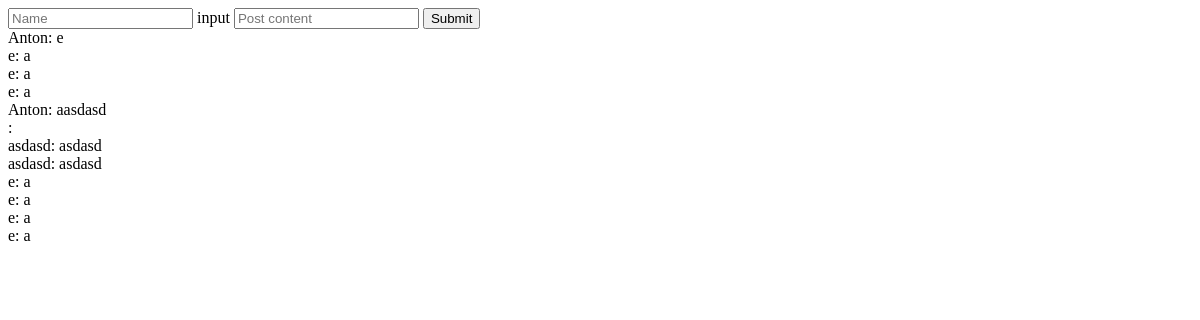
Before: / with the older database file.
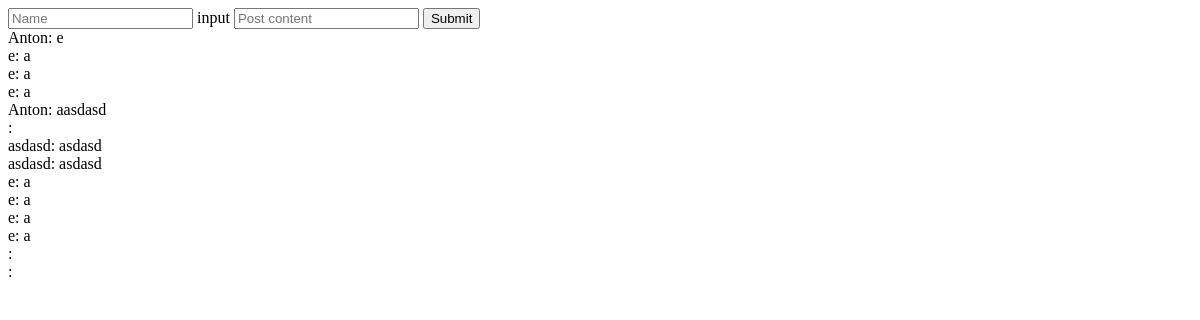
After: the same page with the newer database file.
### tables this page shows
CREATE TABLE posts (
		id integer primary key autoincrement,
		name text not null,
		content text not null
);

### app.py (the view)
@app.route('/', methods=['GET', 'POST'])
def index():
    if request.method == 'GET':
        pass
    if request.method == 'POST':
        name = request.form.get('name')
        post = request.form.get('post')
        create_post(name, post)
    posts = get_posts()
    return render_template('index.html', posts=posts)

### models.py (called while the page is built)
def get_posts():
    con = sql.connect(path.join(ROOT, 'database.db'))
    cur=con.cursor()
    cur.execute('select * from posts')
    posts=cur.fetchall()
    return posts

### templates/index.html
<!DOCTYPE html>
<html>
<body>
    <form action='/' method='post'>
        <input placeholder="Name" name='name'> input
        <input placeholder="Post content" name='post'>
        <input type='submit' value='Submit'>
    </form>
    {% for post in posts %}
    <div>{{post[1] + ': ' + post[2]}}</div>
    {% endfor %}
</body>
</html>

Changed rows visible on the page:
added posts: name+content ":"
added posts: name+content ":"
